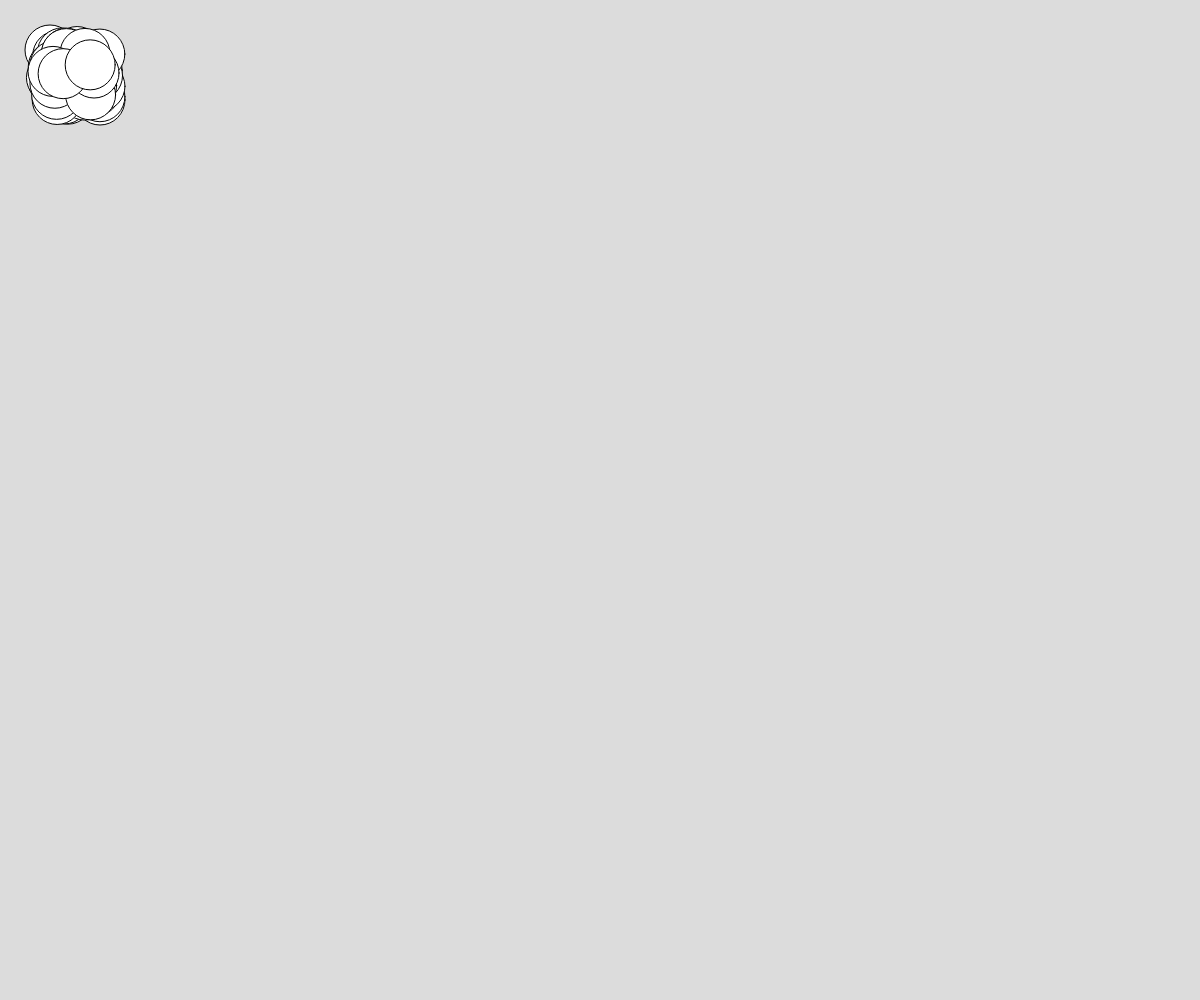
Frame 1 (no input)
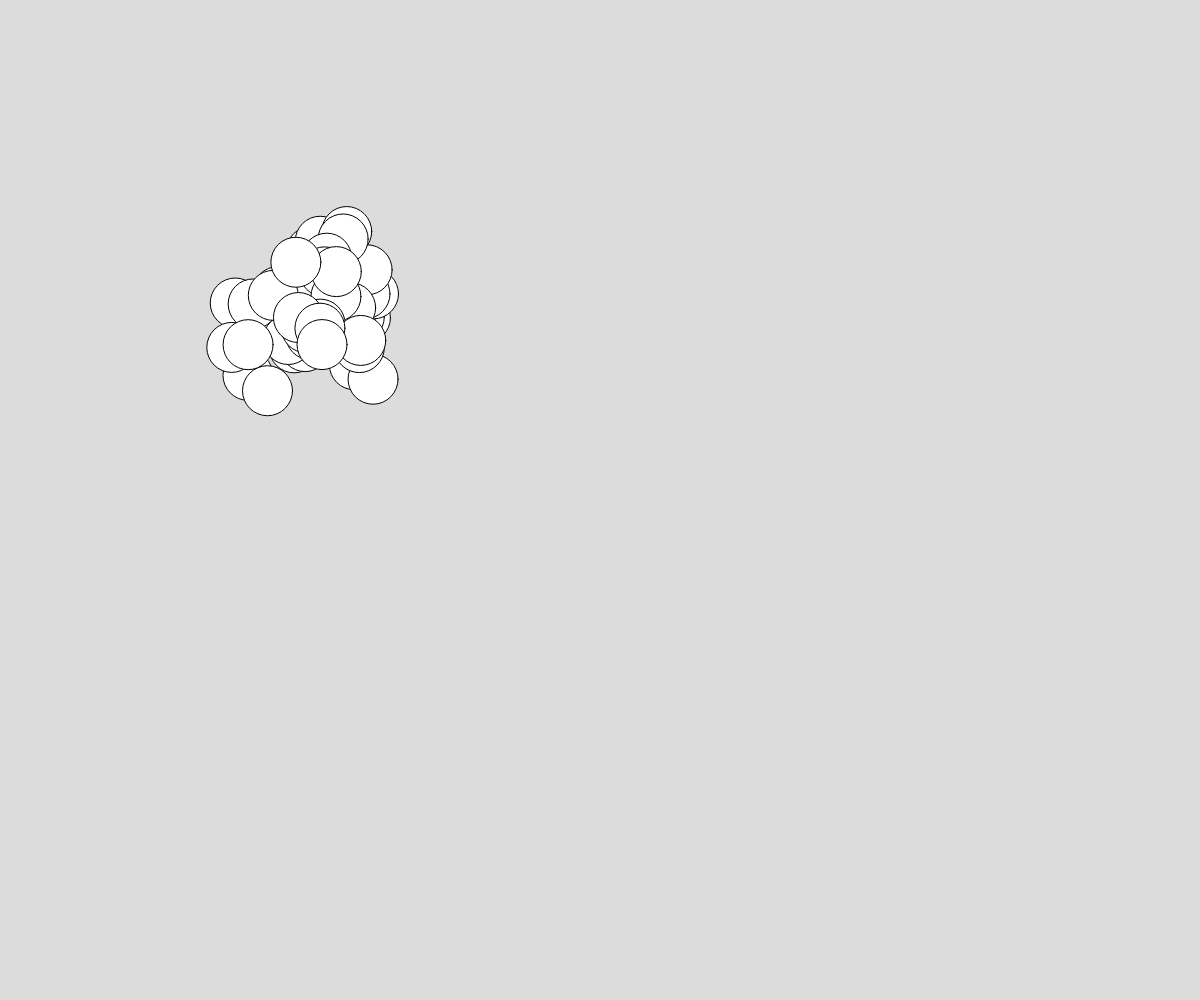
Frame 60 (no input)
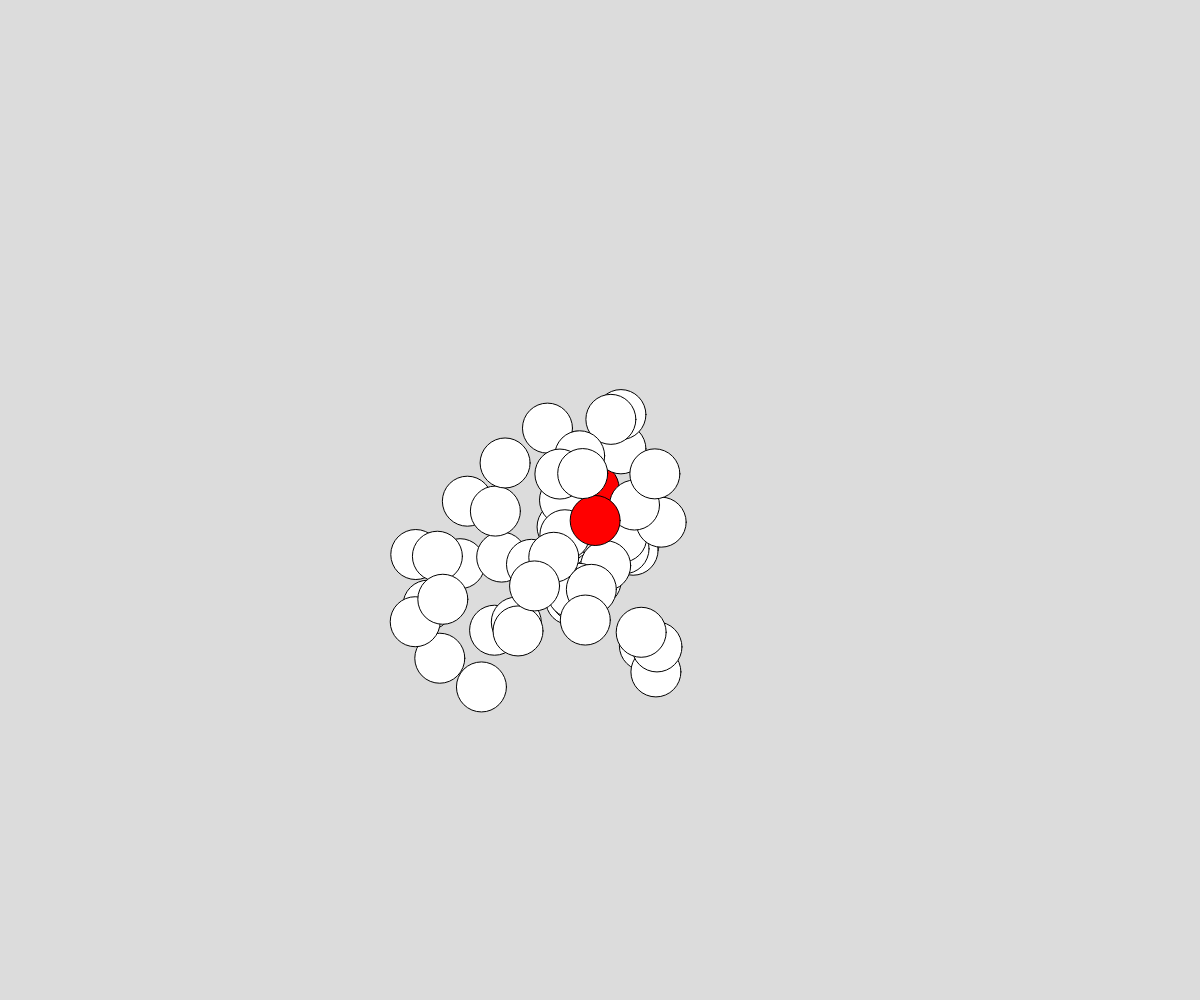
Frame 120 (the mouse pressed at the canvas centre since frame 60)

The p5.js sketch that drew these frames (run headless with seeded random() and noise() and a simulated clock; from frame 60 on, the mouse is pressed at the canvas centre):

// p5.js sketch
// ── sketch.js
let A1;
let A2;
let asteroids = [];
let asteroidAmount = 50;

function setup() {
  createCanvas(windowWidth, windowHeight);
  A1 = new Asteroid(50,50);
  A2 = new Asteroid(100,100);

  for(i = 0; i < asteroidAmount; i++)
  {
    asteroids.push(new Asteroid(random(50,100), random(50,100)));
  }
  print(asteroids)
}

function draw() {
  background(220);
  A1.show();
  A1.moveAsteroid();
  A1.checkMouse();
  A2.show();
  A2.moveAsteroid();
  A2.checkMouse();

  for(i = asteroids.length - 1; i >= 0; i--)
  {
    asteroids[i].show();
    asteroids[i].moveAsteroid();
    asteroids[i].checkMouse();
  }
}

function windowResized() {
  resizeCanvas(windowWidth, windowHeight);
}


class Asteroid {
  constructor(x,y){
    this.x = x;
    this.y = y;
    this.radius = 25;
    this.xSpeed = random(3,5);
    this.ySpeed = random(3,5);
    this.currentColor = color("white");
    this.baseColor = color("white");
    this.hoverColor = color("red");
  }

  show(){
    push();
    fill(this.currentColor);
    circle(this.x,this.y,this.radius * 2);
    pop();
  }

  moveAsteroid(){
    if(this.x < this.radius || this.x > width - this.radius)
    {
      this.xSpeed *= -1;
    }
    if(this.y < this.radius || this.y > height - this.radius)
    {
      this.ySpeed *= -1;
    }
    this.x += this.xSpeed;
    this.y += this.ySpeed;
  }

  checkMouse(){
    if(dist(mouseX, mouseY, this.x, this.y) < this.radius){
      this.currentColor = this.hoverColor;
    }
    else {
      this.currentColor = this.baseColor
    }
  }
}
// ── style.css
html, body {
  margin: 0;
  padding: 0;
  font-family: 'Courier New', Courier, monospace;
}
main {
  position:absolute;
  z-index: -1;
  height:100%
}

h1 {
  background-color: rgb(74, 197, 33);
}

.main-body{
  background-color: yellow;
}



p{
  background-color: aqua;
  width:200px;
  
}

ol{
  background-color: red;
}

a{
  background-color: blue;
  color: red;
}

body{
  background-color: pink;
  display: flex;
  justify-content: center;
  align-items: center;
  height: 100%;
  flex-direction: column;
}

.test_div{
  background-color: pink;
  padding: 10px;
  margin: 10px;
  display: flex;
  flex-direction: row;
  gap: 30px;
  justify-content: center;
}

img{
  width: 200px;
  height: 100%;
  
}
